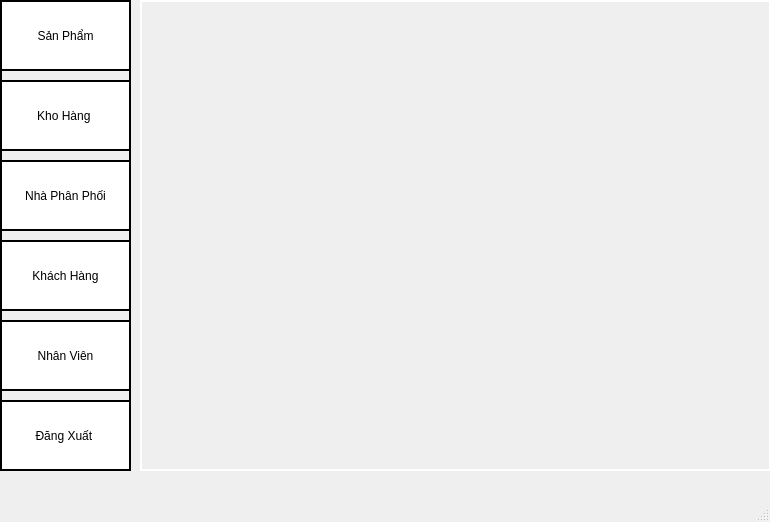
<?xml version="1.0" encoding="UTF-8"?>
<ui version="4.0">
 <class>MainWindow</class>
 <widget class="QMainWindow" name="MainWindow">
  <property name="geometry">
   <rect>
    <x>0</x>
    <y>0</y>
    <width>770</width>
    <height>522</height>
   </rect>
  </property>
  <property name="windowTitle">
   <string>MainWindow</string>
  </property>
  <property name="styleSheet">
   <string notr="true"/>
  </property>
  <widget class="QWidget" name="centralwidget">
   <widget class="QFrame" name="frame_2">
    <property name="geometry">
     <rect>
      <x>0</x>
      <y>0</y>
      <width>131</width>
      <height>471</height>
     </rect>
    </property>
    <property name="styleSheet">
     <string notr="true">border: 2px outset  black;</string>
    </property>
    <property name="frameShape">
     <enum>QFrame::StyledPanel</enum>
    </property>
    <property name="frameShadow">
     <enum>QFrame::Raised</enum>
    </property>
    <widget class="QPushButton" name="btnsanpham">
     <property name="geometry">
      <rect>
       <x>0</x>
       <y>0</y>
       <width>131</width>
       <height>71</height>
      </rect>
     </property>
     <property name="cursor">
      <cursorShape>OpenHandCursor</cursorShape>
     </property>
     <property name="styleSheet">
      <string notr="true">border: 2px ridge black;

background-color: #fff;</string>
     </property>
     <property name="text">
      <string>Sản Phẩm</string>
     </property>
     <property name="icon">
      <iconset>
       <normaloff>../../Hình ảnh/Cuộn phim/logo.jpg</normaloff>../../Hình ảnh/Cuộn phim/logo.jpg</iconset>
     </property>
     <property name="iconSize">
      <size>
       <width>40</width>
       <height>38</height>
      </size>
     </property>
    </widget>
    <widget class="QPushButton" name="btnkhohang">
     <property name="geometry">
      <rect>
       <x>0</x>
       <y>80</y>
       <width>131</width>
       <height>71</height>
      </rect>
     </property>
     <property name="cursor">
      <cursorShape>OpenHandCursor</cursorShape>
     </property>
     <property name="styleSheet">
      <string notr="true">border: 2px ridge black;
background-color: #fff;</string>
     </property>
     <property name="text">
      <string>Kho Hàng </string>
     </property>
     <property name="icon">
      <iconset>
       <normaloff>../../Hình ảnh/Cuộn phim/giohang1.png</normaloff>../../Hình ảnh/Cuộn phim/giohang1.png</iconset>
     </property>
     <property name="iconSize">
      <size>
       <width>40</width>
       <height>38</height>
      </size>
     </property>
    </widget>
    <widget class="QPushButton" name="btnnhaphanphoi">
     <property name="geometry">
      <rect>
       <x>0</x>
       <y>160</y>
       <width>131</width>
       <height>71</height>
      </rect>
     </property>
     <property name="cursor">
      <cursorShape>OpenHandCursor</cursorShape>
     </property>
     <property name="styleSheet">
      <string notr="true">border: 2px ridge black;
background-color: #fff;</string>
     </property>
     <property name="text">
      <string>Nhà Phân Phối</string>
     </property>
     <property name="icon">
      <iconset>
       <normaloff>../../Hình ảnh/Cuộn phim/nhaphaphoi.jpg</normaloff>../../Hình ảnh/Cuộn phim/nhaphaphoi.jpg</iconset>
     </property>
     <property name="iconSize">
      <size>
       <width>40</width>
       <height>38</height>
      </size>
     </property>
    </widget>
    <widget class="QPushButton" name="btnkhachhang">
     <property name="geometry">
      <rect>
       <x>0</x>
       <y>240</y>
       <width>131</width>
       <height>71</height>
      </rect>
     </property>
     <property name="cursor">
      <cursorShape>OpenHandCursor</cursorShape>
     </property>
     <property name="styleSheet">
      <string notr="true">border: 2px ridge black;
background-color: #fff;</string>
     </property>
     <property name="text">
      <string>Khách Hàng</string>
     </property>
     <property name="icon">
      <iconset>
       <normaloff>../../Hình ảnh/Cuộn phim/khachhang.jpg</normaloff>../../Hình ảnh/Cuộn phim/khachhang.jpg</iconset>
     </property>
     <property name="iconSize">
      <size>
       <width>40</width>
       <height>38</height>
      </size>
     </property>
    </widget>
    <widget class="QPushButton" name="btnnhanvien">
     <property name="geometry">
      <rect>
       <x>0</x>
       <y>320</y>
       <width>131</width>
       <height>71</height>
      </rect>
     </property>
     <property name="cursor">
      <cursorShape>OpenHandCursor</cursorShape>
     </property>
     <property name="styleSheet">
      <string notr="true">border: 2px ridge black;
background-color: #fff;</string>
     </property>
     <property name="text">
      <string>Nhân Viên</string>
     </property>
     <property name="icon">
      <iconset>
       <normaloff>../../Hình ảnh/Cuộn phim/nhanvien.png</normaloff>../../Hình ảnh/Cuộn phim/nhanvien.png</iconset>
     </property>
     <property name="iconSize">
      <size>
       <width>40</width>
       <height>38</height>
      </size>
     </property>
    </widget>
    <widget class="QPushButton" name="btndangxuat">
     <property name="geometry">
      <rect>
       <x>0</x>
       <y>400</y>
       <width>131</width>
       <height>71</height>
      </rect>
     </property>
     <property name="cursor">
      <cursorShape>OpenHandCursor</cursorShape>
     </property>
     <property name="styleSheet">
      <string notr="true">border: 2px ridge black;
background-color: #fff;</string>
     </property>
     <property name="text">
      <string>Đăng Xuất </string>
     </property>
     <property name="icon">
      <iconset>
       <normaloff>../../Hình ảnh/Cuộn phim/dangxat.png</normaloff>../../Hình ảnh/Cuộn phim/dangxat.png</iconset>
     </property>
     <property name="iconSize">
      <size>
       <width>40</width>
       <height>38</height>
      </size>
     </property>
    </widget>
   </widget>
   <widget class="QFrame" name="framechinh">
    <property name="geometry">
     <rect>
      <x>140</x>
      <y>0</y>
      <width>631</width>
      <height>471</height>
     </rect>
    </property>
    <property name="styleSheet">
     <string notr="true">border: 2px outset  #fff;
</string>
    </property>
    <property name="frameShape">
     <enum>QFrame::StyledPanel</enum>
    </property>
    <property name="frameShadow">
     <enum>QFrame::Raised</enum>
    </property>
    <widget class="QLabel" name="label">
     <property name="geometry">
      <rect>
       <x>0</x>
       <y>0</y>
       <width>631</width>
       <height>481</height>
      </rect>
     </property>
     <property name="text">
      <string/>
     </property>
     <property name="pixmap">
      <pixmap>../../Hình ảnh/Ảnh chụp màn hình/menu.jpg.png</pixmap>
     </property>
     <property name="scaledContents">
      <bool>true</bool>
     </property>
    </widget>
   </widget>
  </widget>
  <widget class="QMenuBar" name="menubar">
   <property name="geometry">
    <rect>
     <x>0</x>
     <y>0</y>
     <width>770</width>
     <height>21</height>
    </rect>
   </property>
  </widget>
  <widget class="QStatusBar" name="statusbar"/>
 </widget>
 <resources/>
 <connections/>
</ui>
